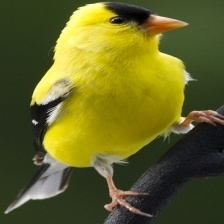
#> input picture original/AMERICAN GOLDFINCH/003.jpg, 224 x 224 px, found by its file name; its folder holds only this picture in this run
$ python 01_prepare.py
#> lines starting #> are read from the running program, lines starting #| are printed output that depends on the picture
### src/functions.py
from PIL import Image

def pre_process_image(img_path):
    # Abrir a imagem usando PIL
#> called with img_path = './original/AMERICAN GOLDFINCH/003.jpg'
    img = Image.open(img_path)
#> img is the input picture: PIL image 224x224 RGB; mean R, G, B 99.8, 99.3, 38.3

    # Converter a imagem para escala de cinza
    img_gray = img.convert('L')
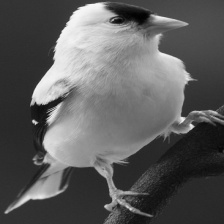
#> img_gray: PIL image 224x224 L; min 0, max 247, mean 92.5

    return img_gray

### src/01_prepare.py
import os
import numpy as np
from PIL import Image
from functions import pre_process_image

def ler_jpg_para_bmp_e_csv(input_folder, output_folder):
    if not os.path.exists('data'):
        os.makedirs('data')

    # Gerar o arquivo CSV para escrita
    file = open('./data/birds.csv', mode='w', newline='')

    # Verificar se a pasta de saída existe; caso contrário, criá-la
    if not os.path.exists(output_folder):
        os.makedirs(output_folder)

    # Percorrer todos os arquivos na pasta de entrada
    for folder_name in os.listdir(input_folder):
        folder_original = os.path.join(input_folder, folder_name)
        folder_grayscale = os.path.join(output_folder, folder_name)

        # Verificar se a pasta de saída existe; caso contrário, criá-la
        if not os.path.exists(folder_grayscale):
            os.makedirs(folder_grayscale)

        for filename in os.listdir(folder_original):
            if filename.endswith('.jpg') or filename.endswith('.jpeg'):  # Verifica se o arquivo é .jpg ou .jpeg
                # Caminho completo do arquivo de entrada
                img_path = os.path.join(folder_original, filename)

                # Converter a imagem para escala de cinza
                img = pre_process_image(img_path)

                # Definir o caminho de saída
                output_path = os.path.join(folder_grayscale, os.path.splitext(filename)[0] + '.bmp')

                # Salvar a imagem convertida no formato .bmp
                img.save(output_path)

                # Converter a imagem em um array NumPy para manipular os pixels
                img_array = np.array(img).astype(str).flatten()

                # Gerar texto com a linha dos dados em formato CSV
                scale = ','.join(img_array)
                row = f'{folder_name},{scale}\n'

                # Para cada linha de pixels, escrever no arquivo CSV
                file.write(row)

                print(f'Arquivo {folder_name} {filename} convertido')
#> pass 2 of the loop in ler_jpg_para_bmp_e_csv, `for folder_name in os.listdir(input_folder):`:
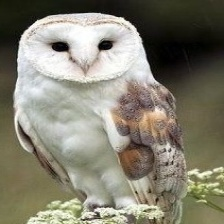
#> input picture original/BARN OWL/003.jpg, 224 x 224 px, found by its file name
#> in pre_process_image, img is the input picture: PIL image 224x224 RGB; mean R, G, B 131.7, 128.4, 113
#> in pre_process_image (call 2), `img_gray = img.convert('L')`:
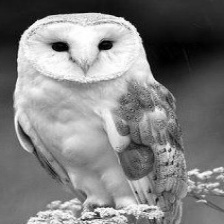
#> img_gray: PIL image 224x224 L; min 0, max 255, mean 127.6

input_folder = './original'
output_folder = './grayscale'
ler_jpg_para_bmp_e_csv(input_folder, output_folder)
print('Conversões finalizadas')
